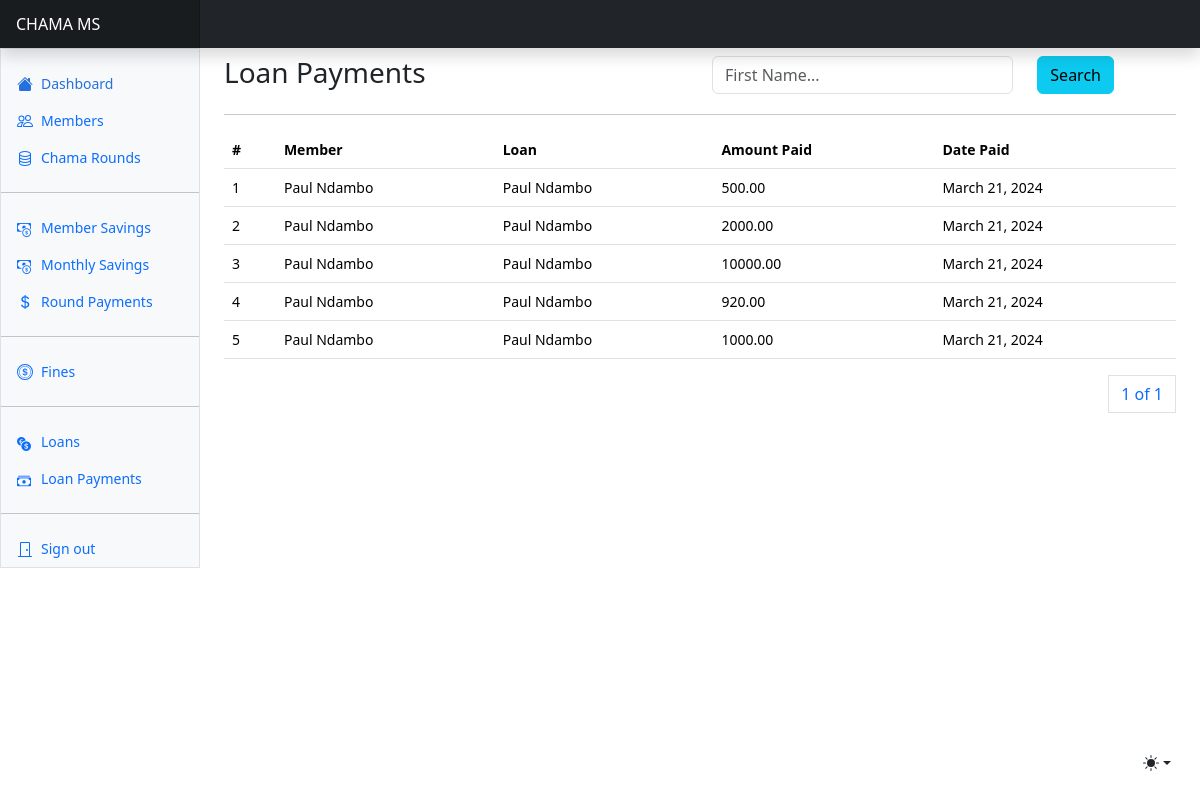
Before: /loans/loan-payments with the older database file.
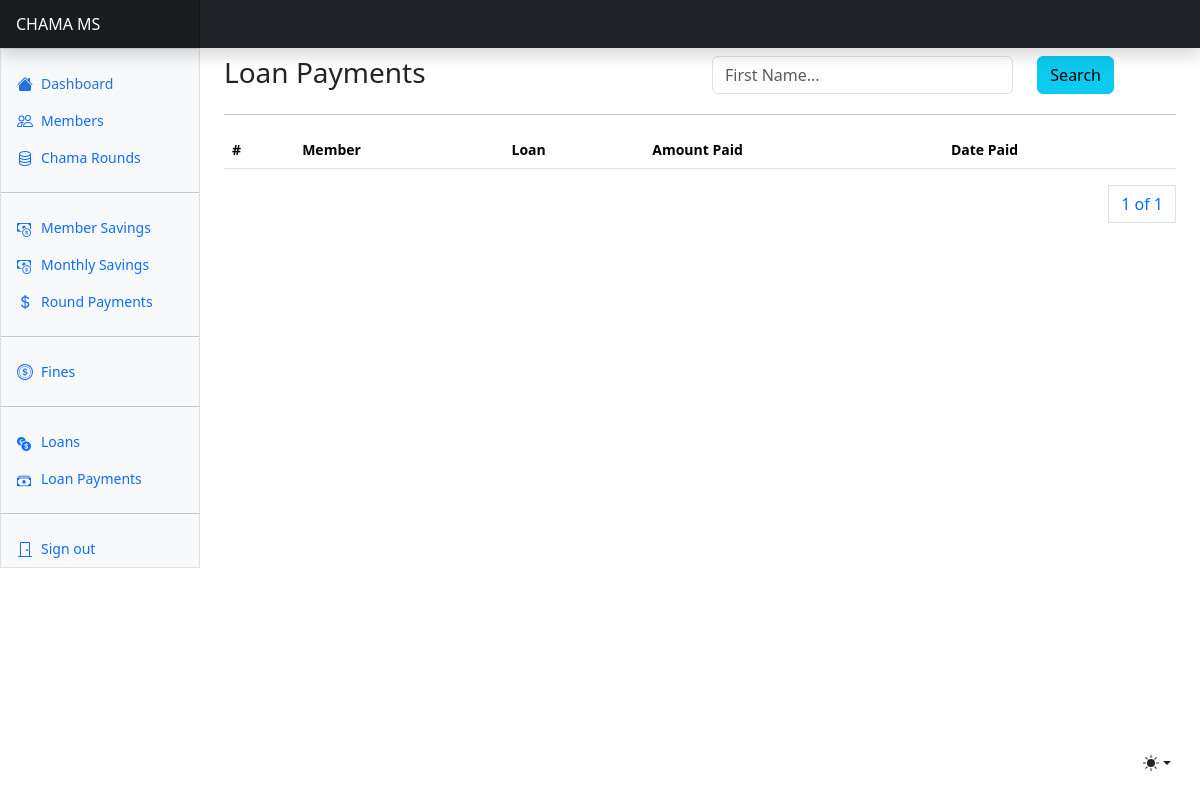
After: the same page with the newer database file.
### loans/models.py (models this page shows, shortened)
class LoanPayment(AbstractBaseModel):
    member = models.ForeignKey("users.User", on_delete=models.SET_NULL, null=True)
    loan = models.ForeignKey(Loan, on_delete=models.CASCADE)
    amount = models.DecimalField(max_digits=100, decimal_places=2)

class Loan(AbstractBaseModel):
    member = models.ForeignKey("users.User", on_delete=models.CASCADE, related_name="memberloans")
    amount_applied = models.DecimalField(max_digits=100, decimal_places=2)
    amount_awarded = models.DecimalField(max_digits=100, decimal_places=2, default=0)
    status = models.CharField(max_length=255, choices=LOAN_STATUS_CHOICES, default="Review")
    decline_reason = models.TextField(blank=True, null=True)
    date_due = models.DateField(null=True, blank=True)
    amount_repaid = models.DecimalField(max_digits=100, decimal_places=2, default=0)
    amount_to_repay = models.DecimalField(max_digits=100, decimal_places=2, default=0)
    def __str__(self):
        return self.member.first_name + " " + self.member.last_name

### users/models.py (models this page shows, shortened)
class User(AbstractUser, AbstractBaseModel):
    role = models.CharField(max_length=255, choices=USER_ROLES)
    id_number = models.CharField(max_length=255)
    phone_number = models.CharField(max_length=255)
    gender = models.CharField(max_length=255, null=True, blank=True)
    date_joined = models.DateField(null=True)
    address = models.CharField(max_length=255, null=True, blank=True)
    city = models.CharField(max_length=255, null=True)
    county = models.CharField(max_length=255, null=True, blank=True)
    country = models.CharField(max_length=255, null=True, blank=True)
    round_number = models.IntegerField(default=0, null=True, blank=True)
    def __str__(self):
        return f"{self.first_name} {self.last_name}"

### loans/views.py (the view)
# urls.py: path("loan-payments", loan_payments, name="loan-payments"),
def loan_payments(request):
    loan_payments = LoanPayment.objects.all()
    if request.method == "POST":
        search_text = request.POST.get("search_text")
        print(f"Search Text: {search_text}")
        loan_payments = LoanPayment.objects.filter(Q(member__first_name__icontains=search_text) | Q(member__last_name__icontains=search_text))
    paginator = Paginator(loan_payments, 8)
    page_number = request.GET.get('page')
    page_obj = paginator.get_page(page_number)
    context = {
        "page_obj": page_obj
    }
    return render(request, "payments/loan_payments/loan_payments.html", context)

### templates/payments/loan_payments/loan_payments.html (shortened to what this page needs)
{% extends "base.html" %}
{% block content %}
<div class="row mt-2">
    <div class="col">
        <h3>Loan Payments</h3>
    </div>
    <div class="col">
      <form method="POST">
          <div class="row">
            <div class="col-8">
              <input type="text" class="form-control" name="search_text" id="search_text" placeholder="First Name...">
            </div>
            <div class="col-4">
              <button class="btn btn-info">Search</button>
            </div>
          </div>
      </form>
    </div>
</div>
<hr/>
      <div class="table-responsive small">
        <table class="table">
          <thead>
            <tr>
              <th scope="col">#</th>
              <th scope="col">Member</th>
              <th scope="col">Loan</th>
              <th scope="col">Amount Paid</th>
              <th scope="col">Date Paid</th>
            </tr>
          </thead>
          <tbody>
            {% for payment in page_obj %}
            <tr>
              <td>{{payment.id}}</td>
              <td>{{payment.member}}</td>
              <td>{{payment.loan}}</td>
              <td>{{payment.amount}}</td>
              <td>{{payment.created.date}}</td>
            </tr>
            {% endfor %}
          </tbody>
        </table>
        <div>
          <nav aria-label="Page navigation example">
            <ul class="pagination justify-content-end">
              <a class="page-link" href="#">{{ page_obj.number }} of {{ page_obj.paginator.num_pages }}</a>
            </ul>
          </nav>
        </div>
      </div>
{% endblock content %}

Changed rows visible on the page:
removed LoanPayment: id "1", member "Paul Ndambo", loan "Paul Ndambo", amount "500.00", created "March 21, 2024"
removed LoanPayment: id "2", member "Paul Ndambo", loan "Paul Ndambo", amount "2000.00", created "March 21, 2024"
removed LoanPayment: id "3", member "Paul Ndambo", loan "Paul Ndambo", amount "10000.00", created "March 21, 2024"
removed LoanPayment: id "4", member "Paul Ndambo", loan "Paul Ndambo", amount "920.00", created "March 21, 2024"
removed LoanPayment: id "5", member "Paul Ndambo", loan "Paul Ndambo", amount "1000.00", created "March 21, 2024"
